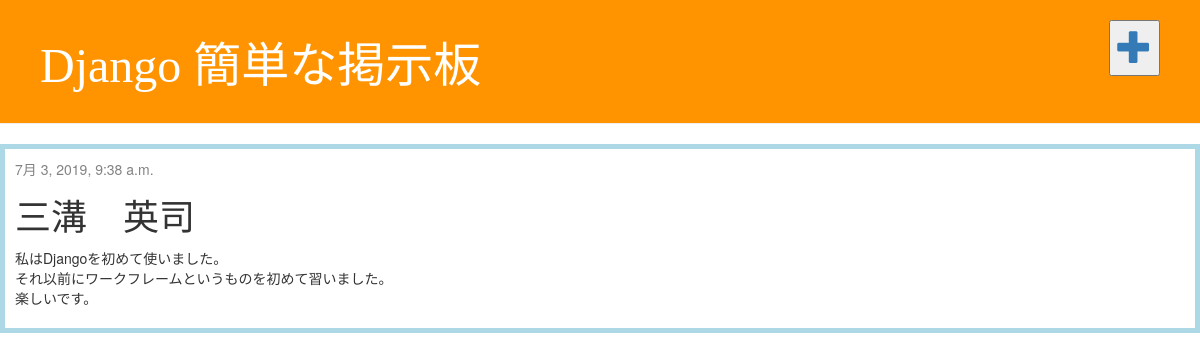
The app's page /post/1/ with its own data.
### blog/models.py (models this page shows, shortened)
class Data(models.Model):
    name = models.CharField(max_length=200)
    content = models.TextField()
    time = models.DateTimeField(default=timezone.now())
    ipaddress = models.GenericIPAddressField(default="127.0.0.1")
    person_id = models.CharField(max_length=100, default='')

### blog/views.py (the view)
# urls.py: path('post/<int:pk>/', views.post_detail, name='post_detail'),
def post_detail(request, pk):
    data = get_object_or_404(Data, pk=pk)
    return render(request, 'blog/post_detail.html', {'data': data})

### blog/templates/blog/post_detail.html
{% extends 'blog/base.html' %}
{% block content %}
    <div class="post">
        {% if data.time %}
            <div class="date">
                {{ data.time }}
            </div>
        {% endif %}
        <h1>{{ data.name }}</h1>
        <p>{{ data.content|linebreaksbr }}</p>
    </div>
{% endblock %}

### blog/static/css/blog.css (style rules this page uses)
h1, h2, h3, h4 { font-family: 'Lobster', cursive; }
.date { color: #828282; }
.post { margin-bottom: 70px; padding: 10px; border: solid 5px lightblue; }

### records on screen
Data: time "7月 3, 2019, 9:38 a.m.", name "三溝 英司", content "私はDjangoを初めて使いました。 それ以前にワークフレームというものを初めて習いました。 楽しいです。"
